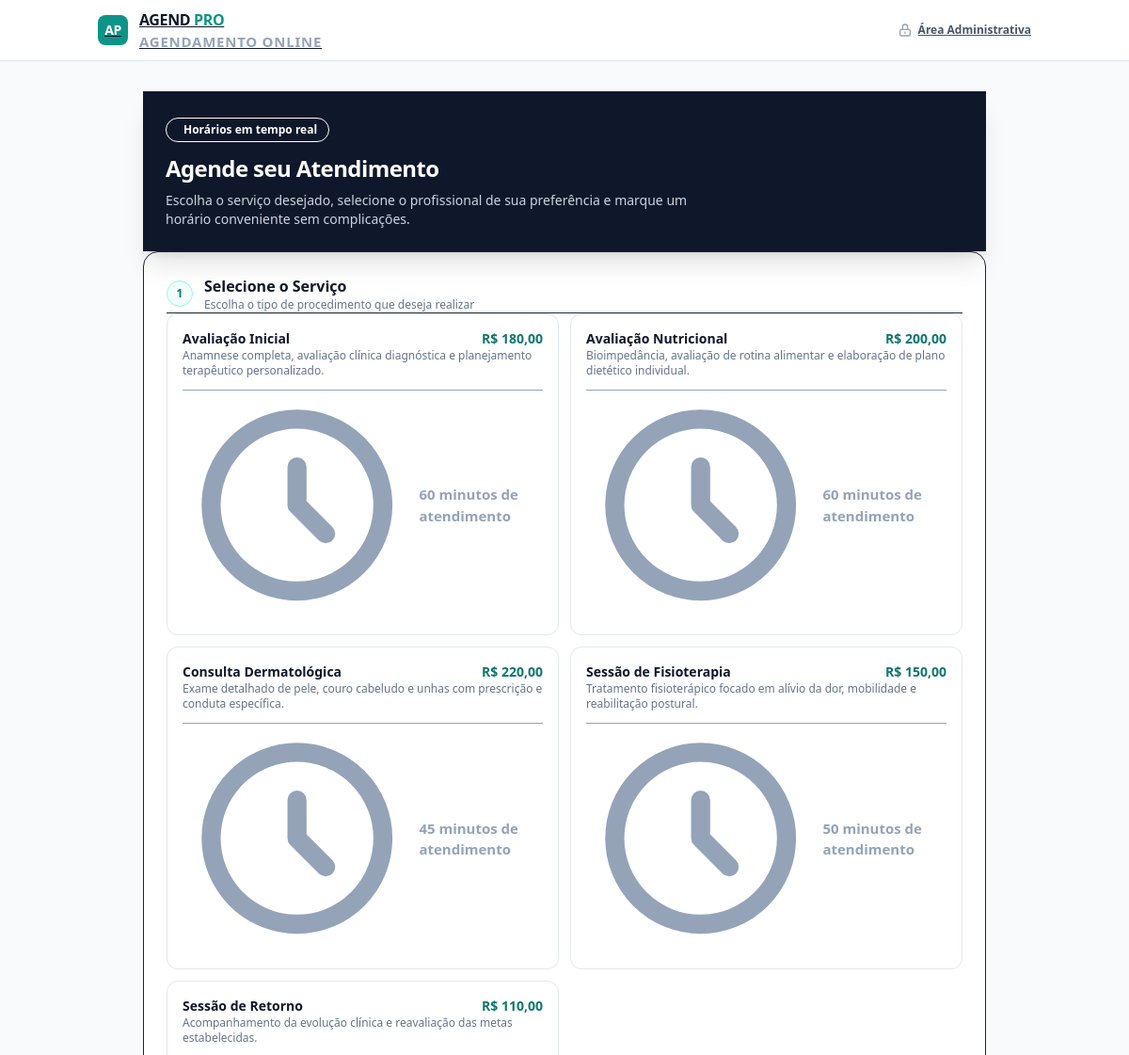
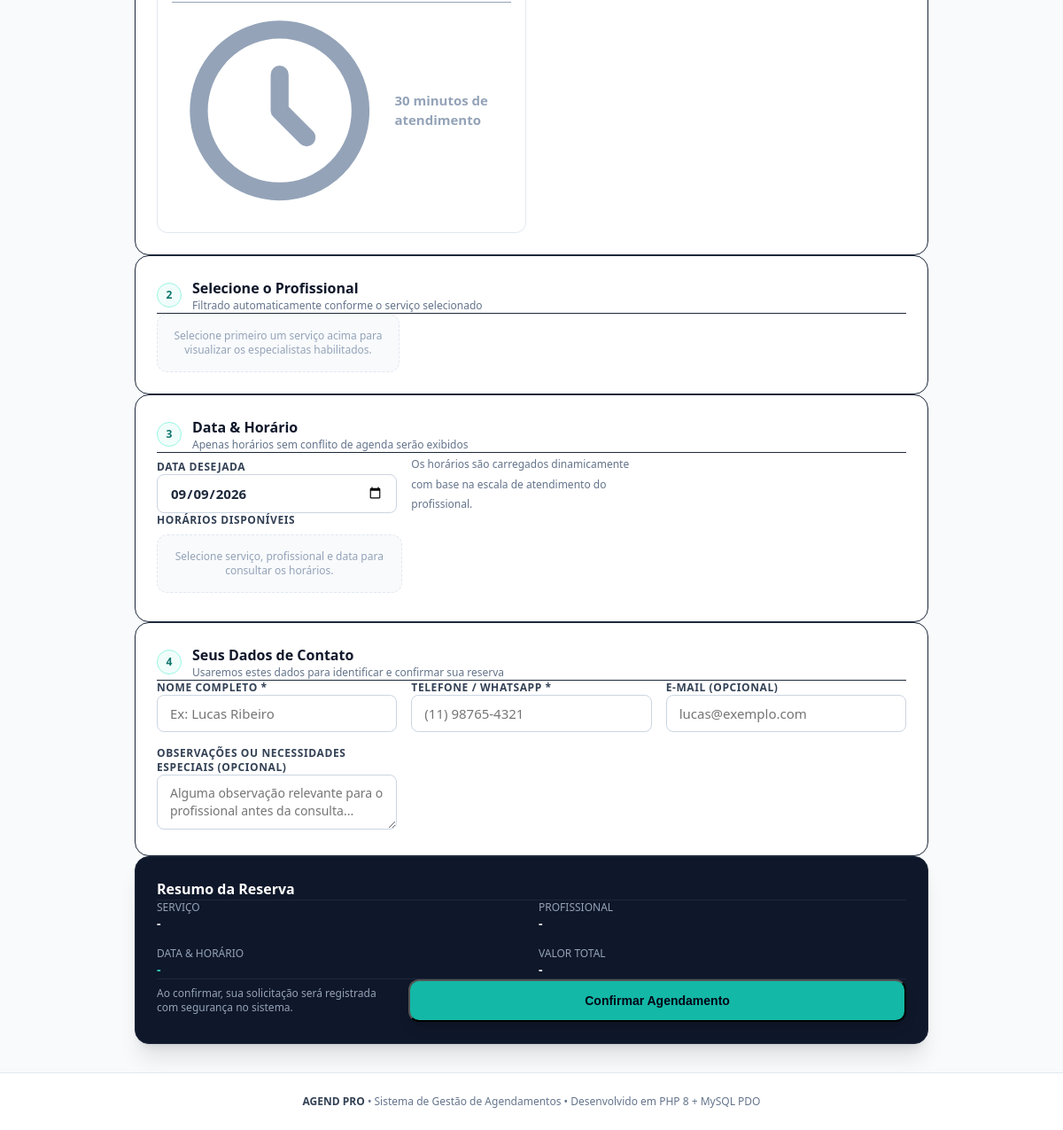
The page /public/index.php on the database its author committed (2 pictures, top to bottom).
### tables this page shows
CREATE TABLE IF NOT EXISTS `servicos` (
  `id` INT AUTO_INCREMENT PRIMARY KEY,
  `nome` VARCHAR(100) NOT NULL,
  `descricao` TEXT NULL,
  `duracao_minutos` INT NOT NULL,
  `preco` DECIMAL(10,2) NOT NULL,
  `ativo` TINYINT(1) NOT NULL DEFAULT 1,
  `created_at` TIMESTAMP DEFAULT CURRENT_TIMESTAMP,
  `updated_at` TIMESTAMP DEFAULT CURRENT_TIMESTAMP ON UPDATE CURRENT_TIMESTAMP,
  INDEX `idx_servico_ativo` (`ativo`)
);

### includes/functions.php (called while the page is built, shortened)
<?php
function sanitize(?string $value): string
{
    return htmlspecialchars(trim($value), ENT_QUOTES, 'UTF-8');
}
function formatMoney(float $amount): string
{
    return 'R$ ' . number_format($amount, 2, ',', '.');
}

### public/index.php (the view, shortened to what this page needs)
<?php
require_once __DIR__ . '/../includes/functions.php';
$pdo = getDBConnection();
$stmtServ = $pdo->query("SELECT id, nome, descricao, duracao_minutos, preco FROM `servicos` WHERE ativo = 1 ORDER BY nome ASC");
$servicos = $stmtServ->fetchAll();
$servicoId = (int)($_POST['servico_id'] ?? 0);
$data = trim($_POST['data'] ?? date('Y-m-d'));
$nomeCliente = trim($_POST['cliente_nome'] ?? '');
$telefoneCliente = trim($_POST['cliente_telefone'] ?? '');
$emailCliente = trim($_POST['cliente_email'] ?? '');
$observacao = trim($_POST['observacao'] ?? '');
?>
<!DOCTYPE html>
<html lang="pt-BR">
<head>
    <link rel="stylesheet" href="/assets/css/style.css">
</head>
<body class="bg-slate-50 text-slate-800 min-h-screen flex flex-col antialiased">
    <header class="bg-white border-b border-slate-200 sticky top-0 z-30 shadow-xs">
        <div class="max-w-5xl mx-auto px-4 sm:px-6 h-16 flex items-center justify-between">
            <a href="/public/index.php" class="flex items-center gap-3 text-slate-900 font-bold tracking-tight">
                <div class="w-8 h-8 rounded-lg bg-teal-600 flex items-center justify-center font-extrabold text-white text-sm shadow-sm">
                    AP
                </div>
                <div class="leading-none">
                    <span class="text-base text-slate-900">AGEND <span class="text-teal-600">PRO</span></span>
                    <span class="block text-[10px] text-slate-400 font-semibold tracking-wider uppercase mt-0.5">Agendamento Online</span>
                </div>
            </a>
            <div class="flex items-center gap-3">
                <a href="/login.php" class="text-xs font-semibold text-slate-600 hover:text-teal-600 flex items-center gap-1.5 transition-colors">
                    <svg class="w-4 h-4 text-slate-400" fill="none" stroke="currentColor" viewBox="0 0 24 24">
                        <path stroke-linecap="round" stroke-linejoin="round" stroke-width="2" d="M12 15v2m-6 4h12a2 2 0 002-2v-6a2 2 0 00-2-2H6a2 2 0 00-2 2v6a2 2 0 002 2zm10-10V7a4 4 0 00-8 0v4h8z"></path>
                    </svg>
                    <span>Área Administrativa</span>
                </a>
            </div>
        </div>
    </header>
    <main class="flex-1 py-8 px-4 sm:px-6">
        <div class="max-w-4xl mx-auto space-y-6">
            <div class="bg-slate-900 text-white rounded-3xl p-6 sm:p-8 shadow-xl relative overflow-hidden">
                <div class="relative z-10 max-w-xl">
                    <span class="inline-flex items-center gap-1.5 px-3 py-1 rounded-full text-xs font-semibold bg-teal-500/20 text-teal-300 border border-teal-500/30 mb-3">
                        Horários em tempo real
                    </span>
                    <h1 class="text-2xl sm:text-3xl font-extrabold tracking-tight">Agende seu Atendimento</h1>
                    <p class="text-slate-300 text-sm mt-2 leading-relaxed">
                        Escolha o serviço desejado, selecione o profissional de sua preferência e marque um horário conveniente sem complicações.
                    </p>
                </div>
            </div>
            <form method="POST" action="/public/index.php" id="form-public-booking" class="space-y-6">
                <div class="bg-white p-6 rounded-2xl border border-slate-200/80 shadow-sm space-y-4">
                    <div class="flex items-center gap-3 border-b border-slate-100 pb-3">
                        <div class="w-7 h-7 rounded-full bg-teal-50 text-teal-700 font-bold text-xs flex items-center justify-center border border-teal-200">
                            1
                        </div>
                        <div>
                            <h2 class="font-bold text-slate-900 text-base">Selecione o Serviço</h2>
                            <p class="text-xs text-slate-500">Escolha o tipo de procedimento que deseja realizar</p>
                        </div>
                    </div>
                    <div class="grid grid-cols-1 sm:grid-cols-2 gap-3" id="services-grid">
                        <?php foreach ($servicos as $s): ?>
                            <div class="service-card p-4 rounded-xl border border-slate-200 hover:border-teal-500 transition-all cursor-pointer <?= $servicoId === (int)$s['id'] ? 'border-teal-600 bg-teal-50/20 ring-2 ring-teal-500/20' : '' ?>"
                                 data-id="<?= $s['id'] ?>"
                                 data-nome="<?= sanitize($s['nome']) ?>"
                                 data-duracao="<?= $s['duracao_minutos'] ?>"
                                 data-preco="<?= $s['preco'] ?>">
                                <div class="flex items-start justify-between gap-2">
                                    <h3 class="font-bold text-slate-900 text-sm"><?= sanitize($s['nome']) ?></h3>
                                    <span class="text-sm font-bold text-teal-700 whitespace-nowrap"><?= formatMoney((float)$s['preco']) ?></span>
                                </div>
                                <p class="text-xs text-slate-500 mt-1.5 line-clamp-2"><?= sanitize($s['descricao'] ?: 'Atendimento com horário reservado.') ?></p>
                                <div class="flex items-center gap-2 text-[11px] font-semibold text-slate-400 mt-3 pt-2 border-t border-slate-100">
                                    <svg class="w-3.5 h-3.5 text-slate-400" fill="none" stroke="currentColor" viewBox="0 0 24 24">
                                        <path stroke-linecap="round" stroke-linejoin="round" stroke-width="2" d="M12 8v4l3 3m6-3a9 9 0 11-18 0 9 9 0 0118 0z"></path>
                                    </svg>
                                    <span><?= $s['duracao_minutos'] ?> minutos de atendimento</span>
                                </div>
                            </div>
                        <?php endforeach; ?>
                    </div>
                </div>
                <div class="bg-white p-6 rounded-2xl border border-slate-200/80 shadow-sm space-y-4">
                    <div class="flex items-center gap-3 border-b border-slate-100 pb-3">
                        <div class="w-7 h-7 rounded-full bg-teal-50 text-teal-700 font-bold text-xs flex items-center justify-center border border-teal-200">
                            2
                        </div>
                        <div>
                            <h2 class="font-bold text-slate-900 text-base">Selecione o Profissional</h2>
                            <p class="text-xs text-slate-500">Filtrado automaticamente conforme o serviço selecionado</p>
                        </div>
                    </div>
                    <div id="profissionais-container" class="grid grid-cols-1 sm:grid-cols-3 gap-3">
                        <div class="col-span-full text-xs text-slate-400 p-4 bg-slate-50 rounded-xl border border-dashed border-slate-200 text-center">
                            Selecione primeiro um serviço acima para visualizar os especialistas habilitados.
                        </div>
                    </div>
                </div>
                <div class="bg-white p-6 rounded-2xl border border-slate-200/80 shadow-sm space-y-4">
                    <div class="flex items-center gap-3 border-b border-slate-100 pb-3">
                        <div class="w-7 h-7 rounded-full bg-teal-50 text-teal-700 font-bold text-xs flex items-center justify-center border border-teal-200">
                            3
                        </div>
                        <div>
                            <h2 class="font-bold text-slate-900 text-base">Data & Horário</h2>
                            <p class="text-xs text-slate-500">Apenas horários sem conflito de agenda serão exibidos</p>
                        </div>
                    </div>
                    <div class="grid grid-cols-1 sm:grid-cols-3 gap-4 items-end">
                        <div>
                            <label for="data" class="block text-xs font-semibold text-slate-700 uppercase tracking-wider mb-1.5">Data Desejada</label>
                            <input type="date" id="data" name="data" value="<?= sanitize($data) ?>" min="<?= date('Y-m-d') ?>" class="text-sm font-semibold">
                        </div>
                        <div class="sm:col-span-2">
                            <span class="text-xs text-slate-500">Os horários são carregados dinamicamente com base na escala de atendimento do profissional.</span>
                        </div>
                    </div>
                    <div>
                        <label class="block text-xs font-semibold text-slate-700 uppercase tracking-wider mb-2">Horários Disponíveis</label>
                        <div id="slots-grid" class="grid grid-cols-3 sm:grid-cols-4 md:grid-cols-6 gap-2 min-h-[50px] items-center">
                            <div class="col-span-full text-xs text-slate-400 p-4 bg-slate-50 rounded-xl border border-dashed border-slate-200 text-center">
                                Selecione serviço, profissional e data para consultar os horários.
                            </div>
                        </div>
                    </div>
                </div>
                <div class="bg-white p-6 rounded-2xl border border-slate-200/80 shadow-sm space-y-4">
                    <div class="flex items-center gap-3 border-b border-slate-100 pb-3">
                        <div class="w-7 h-7 rounded-full bg-teal-50 text-teal-700 font-bold text-xs flex items-center justify-center border border-teal-200">
                            4
                        </div>
                        <div>
                            <h2 class="font-bold text-slate-900 text-base">Seus Dados de Contato</h2>
                            <p class="text-xs text-slate-500">Usaremos estes dados para identificar e confirmar sua reserva</p>
                        </div>
                    </div>
                    <div class="grid grid-cols-1 sm:grid-cols-3 gap-4">
                        <div>
                            <label for="cliente_nome" class="block text-xs font-semibold text-slate-700 uppercase tracking-wider mb-1.5">Nome Completo *</label>
                            <input type="text" id="cliente_nome" name="cliente_nome" value="<?= sanitize($nomeCliente) ?>" required placeholder="Ex: Lucas Ribeiro" class="text-sm">
                        </div>
                        <div>
                            <label for="cliente_telefone" class="block text-xs font-semibold text-slate-700 uppercase tracking-wider mb-1.5">Telefone / WhatsApp *</label>
                            <input type="tel" id="cliente_telefone" name="cliente_telefone" value="<?= sanitize($telefoneCliente) ?>" required placeholder="(11) 98765-4321" class="text-sm">
                        </div>
                        <div>
                            <label for="cliente_email" class="block text-xs font-semibold text-slate-700 uppercase tracking-wider mb-1.5">E-mail (Opcional)</label>
                            <input type="email" id="cliente_email" name="cliente_email" value="<?= sanitize($emailCliente) ?>" placeholder="lucas@exemplo.com" class="text-sm">
                        </div>
                        <div class="sm:col-span-3">
                            <label for="observacao" class="block text-xs font-semibold text-slate-700 uppercase tracking-wider mb-1.5">Observações ou Necessidades Especiais (Opcional)</label>
                            <textarea id="observacao" name="observacao" rows="2" placeholder="Alguma observação relevante para o profissional antes da consulta..." class="text-sm"><?= sanitize($observacao) ?></textarea>
                        </div>
                    </div>
                </div>
                <div class="bg-slate-900 text-white p-6 rounded-2xl border border-slate-800 shadow-xl space-y-4">
                    <h3 class="font-bold text-base text-white border-b border-slate-800 pb-3">Resumo da Reserva</h3>
                    <div class="grid grid-cols-2 sm:grid-cols-4 gap-4 text-xs">
                        <div>
                            <span class="text-slate-400 block uppercase">Serviço</span>
                            <span class="font-bold text-slate-100 text-sm mt-0.5 block" id="resumo-servico">-</span>
                        </div>
                        <div>
                            <span class="text-slate-400 block uppercase">Profissional</span>
                            <span class="font-bold text-slate-100 text-sm mt-0.5 block" id="resumo-prof">-</span>
                        </div>
                        <div>
                            <span class="text-slate-400 block uppercase">Data & Horário</span>
                            <span class="font-bold text-teal-400 text-sm mt-0.5 block" id="resumo-horario">-</span>
                        </div>
                        <div>
                            <span class="text-slate-400 block uppercase">Valor Total</span>
                            <span class="font-bold text-slate-100 text-sm mt-0.5 block" id="resumo-preco">-</span>
                        </div>
                    </div>
                    <div class="pt-2 flex flex-col sm:flex-row items-center justify-between gap-4 border-t border-slate-800">
                        <div class="text-xs text-slate-400">
                            Ao confirmar, sua solicitação será registrada com segurança no sistema.
                        </div>
                        <button type="submit" id="btn-finalizar" class="w-full sm:w-auto bg-teal-500 hover:bg-teal-400 text-slate-950 font-bold py-3 px-8 rounded-xl shadow-lg shadow-teal-500/20 hover:shadow-teal-500/30 transition-all text-sm cursor-pointer">
                            Confirmar Agendamento
                        </button>
                    </div>
                </div>
            </form>
        </div>
    </main>
    <footer class="bg-white border-t border-slate-200 py-6 text-center text-xs text-slate-500 mt-12">
        <div class="max-w-4xl mx-auto px-4">
            <span class="font-semibold text-slate-700">AGEND PRO</span> &bull; Sistema de Gestão de Agendamentos &bull; Desenvolvido em PHP 8 + MySQL PDO
        </div>
    </footer>
</body>
</html>

### rows shown on the page
servicos: nome "Avaliação Inicial", preco "R$ 180,00", descricao "Anamnese completa, avaliação clínica diagnóstica e planejamento terapêutico personalizado.", duracao_minutos "60"
servicos: nome "Avaliação Nutricional", preco "R$ 200,00", descricao "Bioimpedância, avaliação de rotina alimentar e elaboração de plano dietético individual.", duracao_minutos "60"
servicos: nome "Consulta Dermatológica", preco "R$ 220,00", descricao "Exame detalhado de pele, couro cabeludo e unhas com prescrição e conduta específica.", duracao_minutos "45"
servicos: nome "Sessão de Fisioterapia", preco "R$ 150,00", descricao "Tratamento fisioterápico focado em alívio da dor, mobilidade e reabilitação postural.", duracao_minutos "50"
servicos: nome "Sessão de Retorno", preco "R$ 110,00", descricao "Acompanhamento da evolução clínica e reavaliação das metas estabelecidas.", duracao_minutos "30"
